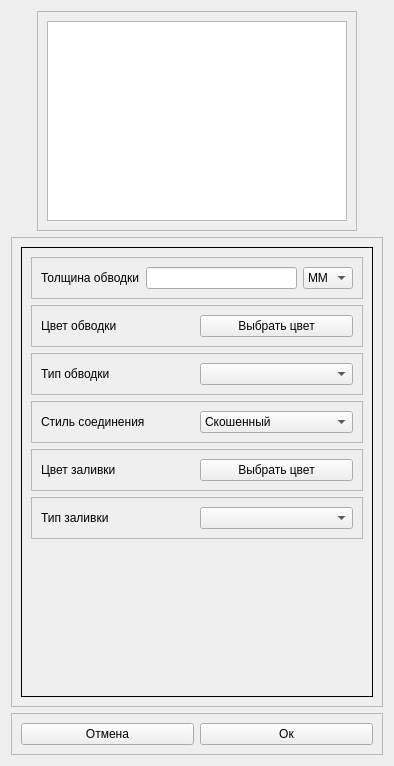
<?xml version="1.0" encoding="UTF-8"?>
<ui version="4.0">
 <class>LIPVectorStyleForm</class>
 <widget class="QWidget" name="LIPVectorStyleForm">
  <property name="geometry">
   <rect>
    <x>0</x>
    <y>0</y>
    <width>394</width>
    <height>766</height>
   </rect>
  </property>
  <property name="windowTitle">
   <string>Form</string>
  </property>
  <layout class="QVBoxLayout" name="verticalLayout">
   <item alignment="Qt::AlignHCenter|Qt::AlignVCenter">
    <widget class="QFrame" name="frame">
     <property name="sizePolicy">
      <sizepolicy hsizetype="Maximum" vsizetype="Maximum">
       <horstretch>0</horstretch>
       <verstretch>0</verstretch>
      </sizepolicy>
     </property>
     <property name="frameShape">
      <enum>QFrame::StyledPanel</enum>
     </property>
     <property name="frameShadow">
      <enum>QFrame::Raised</enum>
     </property>
     <layout class="QHBoxLayout" name="horizontalLayout">
      <item>
       <widget class="QGraphicsView" name="graphicsView">
        <property name="minimumSize">
         <size>
          <width>300</width>
          <height>200</height>
         </size>
        </property>
        <property name="maximumSize">
         <size>
          <width>300</width>
          <height>200</height>
         </size>
        </property>
       </widget>
      </item>
     </layout>
    </widget>
   </item>
   <item>
    <widget class="QFrame" name="frame_2">
     <property name="frameShape">
      <enum>QFrame::StyledPanel</enum>
     </property>
     <property name="frameShadow">
      <enum>QFrame::Raised</enum>
     </property>
     <layout class="QVBoxLayout" name="verticalLayout_2">
      <item>
       <widget class="QStackedWidget" name="stackedWidget">
        <property name="styleSheet">
         <string notr="true">QStackedWidget{
	border:1px solid
}</string>
        </property>
        <property name="currentIndex">
         <number>2</number>
        </property>
        <widget class="QWidget" name="pagePointStyle">
         <layout class="QVBoxLayout" name="verticalLayout_3">
          <item>
           <widget class="QFrame" name="frame_3">
            <property name="frameShape">
             <enum>QFrame::StyledPanel</enum>
            </property>
            <property name="frameShadow">
             <enum>QFrame::Raised</enum>
            </property>
            <layout class="QHBoxLayout" name="horizontalLayout_3">
             <item>
              <widget class="QLabel" name="label">
               <property name="text">
                <string>Размер</string>
               </property>
              </widget>
             </item>
             <item>
              <widget class="QLineEdit" name="lineEditPointSize"/>
             </item>
             <item>
              <widget class="QComboBox" name="comboBoxPointSizeUnit">
               <item>
                <property name="text">
                 <string>MM</string>
                </property>
               </item>
              </widget>
             </item>
            </layout>
           </widget>
          </item>
          <item>
           <widget class="QFrame" name="frame_5">
            <property name="frameShape">
             <enum>QFrame::StyledPanel</enum>
            </property>
            <property name="frameShadow">
             <enum>QFrame::Raised</enum>
            </property>
            <layout class="QHBoxLayout" name="horizontalLayout_2">
             <item>
              <widget class="QLabel" name="label_2">
               <property name="sizePolicy">
                <sizepolicy hsizetype="Maximum" vsizetype="Preferred">
                 <horstretch>0</horstretch>
                 <verstretch>0</verstretch>
                </sizepolicy>
               </property>
               <property name="text">
                <string>Цвет обводки</string>
               </property>
              </widget>
             </item>
             <item>
              <widget class="QPushButton" name="pushButtonPointColor">
               <property name="text">
                <string>Выберите цвет</string>
               </property>
              </widget>
             </item>
            </layout>
           </widget>
          </item>
          <item>
           <widget class="QFrame" name="frame_14">
            <property name="frameShape">
             <enum>QFrame::StyledPanel</enum>
            </property>
            <property name="frameShadow">
             <enum>QFrame::Raised</enum>
            </property>
            <layout class="QHBoxLayout" name="horizontalLayout_12">
             <item>
              <widget class="QLabel" name="label_3">
               <property name="sizePolicy">
                <sizepolicy hsizetype="Maximum" vsizetype="Preferred">
                 <horstretch>0</horstretch>
                 <verstretch>0</verstretch>
                </sizepolicy>
               </property>
               <property name="text">
                <string>Цвет заливки</string>
               </property>
              </widget>
             </item>
             <item>
              <widget class="QPushButton" name="pushButtonPointBrushColor">
               <property name="text">
                <string>Выберите цвет</string>
               </property>
              </widget>
             </item>
            </layout>
           </widget>
          </item>
          <item>
           <widget class="QFrame" name="frame_16">
            <property name="frameShape">
             <enum>QFrame::StyledPanel</enum>
            </property>
            <property name="frameShadow">
             <enum>QFrame::Raised</enum>
            </property>
            <layout class="QHBoxLayout" name="horizontalLayout_14">
             <item>
              <widget class="QLabel" name="label_5">
               <property name="sizePolicy">
                <sizepolicy hsizetype="Maximum" vsizetype="Preferred">
                 <horstretch>0</horstretch>
                 <verstretch>0</verstretch>
                </sizepolicy>
               </property>
               <property name="text">
                <string>Тип заливки</string>
               </property>
              </widget>
             </item>
             <item>
              <widget class="LIPBrushTypeComboBox" name="comboBox"/>
             </item>
            </layout>
           </widget>
          </item>
          <item>
           <widget class="QFrame" name="frame_13">
            <property name="frameShape">
             <enum>QFrame::StyledPanel</enum>
            </property>
            <property name="frameShadow">
             <enum>QFrame::Raised</enum>
            </property>
            <layout class="QGridLayout" name="gridLayout">
             <property name="leftMargin">
              <number>0</number>
             </property>
             <property name="topMargin">
              <number>9</number>
             </property>
             <property name="rightMargin">
              <number>0</number>
             </property>
             <property name="bottomMargin">
              <number>9</number>
             </property>
             <property name="horizontalSpacing">
              <number>0</number>
             </property>
             <property name="verticalSpacing">
              <number>6</number>
             </property>
             <item row="0" column="2">
              <widget class="QPushButton" name="pushButtonTriangleSymbol">
               <property name="sizePolicy">
                <sizepolicy hsizetype="Minimum" vsizetype="Expanding">
                 <horstretch>0</horstretch>
                 <verstretch>0</verstretch>
                </sizepolicy>
               </property>
               <property name="minimumSize">
                <size>
                 <width>40</width>
                 <height>40</height>
                </size>
               </property>
               <property name="maximumSize">
                <size>
                 <width>40</width>
                 <height>40</height>
                </size>
               </property>
               <property name="text">
                <string/>
               </property>
               <property name="icon">
                <iconset resource="icons.qrc">
                 <normaloff>:/images/icons/triangle.png</normaloff>:/images/icons/triangle.png</iconset>
               </property>
               <property name="iconSize">
                <size>
                 <width>35</width>
                 <height>35</height>
                </size>
               </property>
               <property name="checkable">
                <bool>true</bool>
               </property>
              </widget>
             </item>
             <item row="0" column="1">
              <widget class="QPushButton" name="pushButtonCircleSymbol">
               <property name="sizePolicy">
                <sizepolicy hsizetype="Minimum" vsizetype="Expanding">
                 <horstretch>0</horstretch>
                 <verstretch>0</verstretch>
                </sizepolicy>
               </property>
               <property name="minimumSize">
                <size>
                 <width>40</width>
                 <height>40</height>
                </size>
               </property>
               <property name="maximumSize">
                <size>
                 <width>40</width>
                 <height>40</height>
                </size>
               </property>
               <property name="text">
                <string/>
               </property>
               <property name="icon">
                <iconset resource="icons.qrc">
                 <normaloff>:/images/icons/dot.png</normaloff>:/images/icons/dot.png</iconset>
               </property>
               <property name="iconSize">
                <size>
                 <width>35</width>
                 <height>35</height>
                </size>
               </property>
               <property name="checkable">
                <bool>true</bool>
               </property>
              </widget>
             </item>
             <item row="0" column="5">
              <widget class="QPushButton" name="pushButtonRhombusSymbol">
               <property name="sizePolicy">
                <sizepolicy hsizetype="Minimum" vsizetype="Fixed">
                 <horstretch>0</horstretch>
                 <verstretch>0</verstretch>
                </sizepolicy>
               </property>
               <property name="minimumSize">
                <size>
                 <width>40</width>
                 <height>40</height>
                </size>
               </property>
               <property name="maximumSize">
                <size>
                 <width>40</width>
                 <height>40</height>
                </size>
               </property>
               <property name="text">
                <string/>
               </property>
               <property name="icon">
                <iconset resource="icons.qrc">
                 <normaloff>:/images/icons/rhomb.png</normaloff>:/images/icons/rhomb.png</iconset>
               </property>
               <property name="iconSize">
                <size>
                 <width>35</width>
                 <height>35</height>
                </size>
               </property>
               <property name="checkable">
                <bool>true</bool>
               </property>
              </widget>
             </item>
             <item row="0" column="0">
              <widget class="QPushButton" name="pushButtonSquareSymbol">
               <property name="sizePolicy">
                <sizepolicy hsizetype="Expanding" vsizetype="Expanding">
                 <horstretch>0</horstretch>
                 <verstretch>0</verstretch>
                </sizepolicy>
               </property>
               <property name="minimumSize">
                <size>
                 <width>40</width>
                 <height>40</height>
                </size>
               </property>
               <property name="maximumSize">
                <size>
                 <width>40</width>
                 <height>40</height>
                </size>
               </property>
               <property name="text">
                <string/>
               </property>
               <property name="icon">
                <iconset resource="icons.qrc">
                 <normaloff>:/images/icons/square.png</normaloff>:/images/icons/square.png</iconset>
               </property>
               <property name="iconSize">
                <size>
                 <width>35</width>
                 <height>35</height>
                </size>
               </property>
               <property name="checkable">
                <bool>true</bool>
               </property>
              </widget>
             </item>
             <item row="0" column="4">
              <widget class="QPushButton" name="pushButtonInvTriangleSymbol">
               <property name="minimumSize">
                <size>
                 <width>40</width>
                 <height>40</height>
                </size>
               </property>
               <property name="maximumSize">
                <size>
                 <width>40</width>
                 <height>40</height>
                </size>
               </property>
               <property name="text">
                <string/>
               </property>
               <property name="icon">
                <iconset resource="icons.qrc">
                 <normaloff>:/images/icons/invertedTriangle.png</normaloff>:/images/icons/invertedTriangle.png</iconset>
               </property>
               <property name="iconSize">
                <size>
                 <width>35</width>
                 <height>35</height>
                </size>
               </property>
              </widget>
             </item>
             <item row="0" column="6">
              <widget class="QPushButton" name="pushButtonLoadImage">
               <property name="minimumSize">
                <size>
                 <width>40</width>
                 <height>40</height>
                </size>
               </property>
               <property name="maximumSize">
                <size>
                 <width>40</width>
                 <height>40</height>
                </size>
               </property>
               <property name="text">
                <string/>
               </property>
               <property name="icon">
                <iconset resource="icons.qrc">
                 <normaloff>:/images/icons/folder.png</normaloff>:/images/icons/folder.png</iconset>
               </property>
               <property name="iconSize">
                <size>
                 <width>35</width>
                 <height>35</height>
                </size>
               </property>
              </widget>
             </item>
            </layout>
           </widget>
          </item>
          <item>
           <spacer name="verticalSpacer_2">
            <property name="orientation">
             <enum>Qt::Vertical</enum>
            </property>
            <property name="sizeHint" stdset="0">
             <size>
              <width>20</width>
              <height>40</height>
             </size>
            </property>
           </spacer>
          </item>
         </layout>
        </widget>
        <widget class="QWidget" name="pageLIneStyle">
         <layout class="QVBoxLayout" name="verticalLayout_4">
          <item>
           <widget class="QFrame" name="frame_6">
            <property name="frameShape">
             <enum>QFrame::StyledPanel</enum>
            </property>
            <property name="frameShadow">
             <enum>QFrame::Raised</enum>
            </property>
            <layout class="QHBoxLayout" name="horizontalLayout_5">
             <item>
              <widget class="QLabel" name="labelLineWidth">
               <property name="text">
                <string>Толщина линии</string>
               </property>
              </widget>
             </item>
             <item>
              <widget class="QLineEdit" name="lineEditLineWidth"/>
             </item>
             <item>
              <widget class="QComboBox" name="comboBoxPointSizeUnit_2">
               <item>
                <property name="text">
                 <string>MM</string>
                </property>
               </item>
              </widget>
             </item>
            </layout>
           </widget>
          </item>
          <item>
           <widget class="QFrame" name="frame_7">
            <property name="frameShape">
             <enum>QFrame::StyledPanel</enum>
            </property>
            <property name="frameShadow">
             <enum>QFrame::Raised</enum>
            </property>
            <layout class="QHBoxLayout" name="horizontalLayout_6">
             <item>
              <widget class="QLabel" name="labelLineColor">
               <property name="sizePolicy">
                <sizepolicy hsizetype="Maximum" vsizetype="Preferred">
                 <horstretch>0</horstretch>
                 <verstretch>0</verstretch>
                </sizepolicy>
               </property>
               <property name="text">
                <string>Цвет линии</string>
               </property>
              </widget>
             </item>
             <item>
              <widget class="QPushButton" name="pushButtonLineColor">
               <property name="text">
                <string>Выбрать цвет</string>
               </property>
              </widget>
             </item>
            </layout>
           </widget>
          </item>
          <item>
           <widget class="QFrame" name="frame_8">
            <property name="frameShape">
             <enum>QFrame::StyledPanel</enum>
            </property>
            <property name="frameShadow">
             <enum>QFrame::Raised</enum>
            </property>
            <layout class="QHBoxLayout" name="horizontalLayout_7">
             <item>
              <widget class="QLabel" name="labelLineStyle">
               <property name="sizePolicy">
                <sizepolicy hsizetype="Maximum" vsizetype="Preferred">
                 <horstretch>0</horstretch>
                 <verstretch>0</verstretch>
                </sizepolicy>
               </property>
               <property name="text">
                <string>Тип линии</string>
               </property>
              </widget>
             </item>
             <item>
              <widget class="LIPPenTypeComboBox" name="comboBoxLinePenStyle"/>
             </item>
            </layout>
           </widget>
          </item>
          <item>
           <widget class="QFrame" name="frame_15">
            <property name="frameShape">
             <enum>QFrame::StyledPanel</enum>
            </property>
            <property name="frameShadow">
             <enum>QFrame::Raised</enum>
            </property>
            <layout class="QHBoxLayout" name="horizontalLayout_13">
             <item>
              <widget class="QLabel" name="label_4">
               <property name="text">
                <string>Стиль конечных точек</string>
               </property>
              </widget>
             </item>
             <item>
              <widget class="QComboBox" name="comboBoxLineCapStyle">
               <property name="iconSize">
                <size>
                 <width>16</width>
                 <height>16</height>
                </size>
               </property>
               <item>
                <property name="text">
                 <string>Квадратный</string>
                </property>
                <property name="icon">
                 <iconset resource="icons.qrc">
                  <normaloff>:/images/icons/qpen-square.png</normaloff>:/images/icons/qpen-square.png</iconset>
                </property>
               </item>
               <item>
                <property name="text">
                 <string>Плоский</string>
                </property>
                <property name="icon">
                 <iconset resource="icons.qrc">
                  <normaloff>:/images/icons/qpen-flat.png</normaloff>:/images/icons/qpen-flat.png</iconset>
                </property>
               </item>
               <item>
                <property name="text">
                 <string>Закругленный</string>
                </property>
                <property name="icon">
                 <iconset resource="icons.qrc">
                  <normaloff>:/images/icons/qpen-roundcap.png</normaloff>:/images/icons/qpen-roundcap.png</iconset>
                </property>
               </item>
              </widget>
             </item>
            </layout>
           </widget>
          </item>
          <item>
           <widget class="QFrame" name="frame_17">
            <property name="frameShape">
             <enum>QFrame::StyledPanel</enum>
            </property>
            <property name="frameShadow">
             <enum>QFrame::Raised</enum>
            </property>
            <layout class="QHBoxLayout" name="horizontalLayout_15">
             <item>
              <widget class="QLabel" name="label_6">
               <property name="text">
                <string>Стиль соединения</string>
               </property>
              </widget>
             </item>
             <item>
              <widget class="QComboBox" name="comboBoxLineJoinStyle">
               <item>
                <property name="text">
                 <string>Скошенный</string>
                </property>
                <property name="icon">
                 <iconset resource="icons.qrc">
                  <normaloff>:/images/icons/beveled-corner(1).png</normaloff>:/images/icons/beveled-corner(1).png</iconset>
                </property>
               </item>
               <item>
                <property name="text">
                 <string>Под углом</string>
                </property>
                <property name="icon">
                 <iconset resource="icons.qrc">
                  <normaloff>:/images/icons/miter-join.png</normaloff>:/images/icons/miter-join.png</iconset>
                </property>
               </item>
               <item>
                <property name="text">
                 <string>Скругленный</string>
                </property>
                <property name="icon">
                 <iconset resource="icons.qrc">
                  <normaloff>:/images/icons/round-join.png</normaloff>:/images/icons/round-join.png</iconset>
                </property>
               </item>
              </widget>
             </item>
            </layout>
           </widget>
          </item>
          <item>
           <widget class="QFrame" name="frame_18">
            <property name="frameShape">
             <enum>QFrame::StyledPanel</enum>
            </property>
            <property name="frameShadow">
             <enum>QFrame::Raised</enum>
            </property>
            <layout class="QHBoxLayout" name="horizontalLayout_16">
             <item>
              <widget class="QCheckBox" name="checkBox">
               <property name="text">
                <string>Пользовательский пунктир</string>
               </property>
              </widget>
             </item>
            </layout>
           </widget>
          </item>
          <item>
           <widget class="QFrame" name="frameTableWidgetCustomDashLIne">
            <property name="frameShape">
             <enum>QFrame::StyledPanel</enum>
            </property>
            <property name="frameShadow">
             <enum>QFrame::Raised</enum>
            </property>
            <layout class="QHBoxLayout" name="horizontalLayout_17">
             <item>
              <widget class="QTableWidget" name="tableWidgetCustomDashLine">
               <column>
                <property name="text">
                 <string>Длина пунктира</string>
                </property>
               </column>
               <column>
                <property name="text">
                 <string>Длина штриха</string>
                </property>
               </column>
              </widget>
             </item>
             <item>
              <widget class="QFrame" name="frame_20">
               <property name="frameShape">
                <enum>QFrame::StyledPanel</enum>
               </property>
               <property name="frameShadow">
                <enum>QFrame::Raised</enum>
               </property>
               <layout class="QVBoxLayout" name="verticalLayout_6">
                <item>
                 <widget class="QPushButton" name="pushButtonAddRow">
                  <property name="text">
                   <string>+</string>
                  </property>
                 </widget>
                </item>
                <item>
                 <widget class="QPushButton" name="pushButtonDeleteRow">
                  <property name="text">
                   <string>-</string>
                  </property>
                 </widget>
                </item>
                <item>
                 <widget class="QPushButton" name="pushButtonAplyCustomDashLine">
                  <property name="text">
                   <string>Применить</string>
                  </property>
                 </widget>
                </item>
               </layout>
              </widget>
             </item>
            </layout>
           </widget>
          </item>
         </layout>
        </widget>
        <widget class="QWidget" name="pagePolyStyle">
         <layout class="QVBoxLayout" name="verticalLayout_5">
          <item>
           <widget class="QFrame" name="frame_10">
            <property name="frameShape">
             <enum>QFrame::StyledPanel</enum>
            </property>
            <property name="frameShadow">
             <enum>QFrame::Raised</enum>
            </property>
            <layout class="QHBoxLayout" name="horizontalLayout_9">
             <item>
              <widget class="QLabel" name="labelBorderWidth">
               <property name="text">
                <string>Толщина обводки</string>
               </property>
              </widget>
             </item>
             <item>
              <widget class="QLineEdit" name="lineEditPolyBorderWidth"/>
             </item>
             <item>
              <widget class="QComboBox" name="comboBoxPointSizeUnit_3">
               <item>
                <property name="text">
                 <string>MM</string>
                </property>
               </item>
              </widget>
             </item>
            </layout>
           </widget>
          </item>
          <item>
           <widget class="QFrame" name="frame_9">
            <property name="frameShape">
             <enum>QFrame::StyledPanel</enum>
            </property>
            <property name="frameShadow">
             <enum>QFrame::Raised</enum>
            </property>
            <layout class="QHBoxLayout" name="horizontalLayout_8">
             <item>
              <widget class="QLabel" name="labelBorderColor">
               <property name="text">
                <string>Цвет обводки</string>
               </property>
              </widget>
             </item>
             <item>
              <widget class="QPushButton" name="pushButtonPolyBorderColor">
               <property name="text">
                <string>Выбрать цвет</string>
               </property>
              </widget>
             </item>
            </layout>
           </widget>
          </item>
          <item>
           <widget class="QFrame" name="frame_11">
            <property name="frameShape">
             <enum>QFrame::StyledPanel</enum>
            </property>
            <property name="frameShadow">
             <enum>QFrame::Raised</enum>
            </property>
            <layout class="QHBoxLayout" name="horizontalLayout_10">
             <item>
              <widget class="QLabel" name="labelPolyColor">
               <property name="text">
                <string>Тип обводки</string>
               </property>
              </widget>
             </item>
             <item>
              <widget class="LIPPenTypeComboBox" name="comboBoxPolyBorderStyle"/>
             </item>
            </layout>
           </widget>
          </item>
          <item>
           <widget class="QFrame" name="frame_21">
            <property name="frameShape">
             <enum>QFrame::StyledPanel</enum>
            </property>
            <property name="frameShadow">
             <enum>QFrame::Raised</enum>
            </property>
            <layout class="QHBoxLayout" name="horizontalLayout_19">
             <item>
              <widget class="QLabel" name="label_7">
               <property name="text">
                <string>Стиль соединения</string>
               </property>
              </widget>
             </item>
             <item>
              <widget class="QComboBox" name="comboBoxPolyBorderJoinStyle">
               <item>
                <property name="text">
                 <string>Скошенный</string>
                </property>
                <property name="icon">
                 <iconset resource="icons.qrc">
                  <normaloff>:/images/icons/beveled-corner(1).png</normaloff>:/images/icons/beveled-corner(1).png</iconset>
                </property>
               </item>
               <item>
                <property name="text">
                 <string>Под углом</string>
                </property>
                <property name="icon">
                 <iconset resource="icons.qrc">
                  <normaloff>:/images/icons/miter-join.png</normaloff>:/images/icons/miter-join.png</iconset>
                </property>
               </item>
               <item>
                <property name="text">
                 <string>Скругленный</string>
                </property>
                <property name="icon">
                 <iconset resource="icons.qrc">
                  <normaloff>:/images/icons/round-join.png</normaloff>:/images/icons/round-join.png</iconset>
                </property>
               </item>
              </widget>
             </item>
            </layout>
           </widget>
          </item>
          <item>
           <widget class="QFrame" name="frame_12">
            <property name="frameShape">
             <enum>QFrame::StyledPanel</enum>
            </property>
            <property name="frameShadow">
             <enum>QFrame::Raised</enum>
            </property>
            <layout class="QHBoxLayout" name="horizontalLayout_11">
             <item>
              <widget class="QLabel" name="labelPolyType">
               <property name="text">
                <string>Цвет заливки</string>
               </property>
              </widget>
             </item>
             <item>
              <widget class="QPushButton" name="pushButtonPolygonBrushColor">
               <property name="text">
                <string>Выбрать цвет</string>
               </property>
              </widget>
             </item>
            </layout>
           </widget>
          </item>
          <item>
           <widget class="QFrame" name="frame_19">
            <property name="frameShape">
             <enum>QFrame::StyledPanel</enum>
            </property>
            <property name="frameShadow">
             <enum>QFrame::Raised</enum>
            </property>
            <layout class="QHBoxLayout" name="horizontalLayout_18">
             <item>
              <widget class="QLabel" name="labelPolyType_2">
               <property name="text">
                <string>Тип заливки</string>
               </property>
              </widget>
             </item>
             <item>
              <widget class="LIPBrushTypeComboBox" name="comboBoxPolyBrushStyle"/>
             </item>
            </layout>
           </widget>
          </item>
          <item>
           <spacer name="verticalSpacer">
            <property name="orientation">
             <enum>Qt::Vertical</enum>
            </property>
            <property name="sizeHint" stdset="0">
             <size>
              <width>20</width>
              <height>40</height>
             </size>
            </property>
           </spacer>
          </item>
         </layout>
        </widget>
       </widget>
      </item>
     </layout>
    </widget>
   </item>
   <item>
    <widget class="QFrame" name="frame_4">
     <property name="frameShape">
      <enum>QFrame::StyledPanel</enum>
     </property>
     <property name="frameShadow">
      <enum>QFrame::Raised</enum>
     </property>
     <layout class="QHBoxLayout" name="horizontalLayout_4">
      <item>
       <widget class="QPushButton" name="pushButtonCancel">
        <property name="text">
         <string>Отмена</string>
        </property>
       </widget>
      </item>
      <item>
       <widget class="QPushButton" name="pushButtonOk">
        <property name="text">
         <string>Ок</string>
        </property>
       </widget>
      </item>
     </layout>
    </widget>
   </item>
  </layout>
 </widget>
 <customwidgets>
  <customwidget>
   <class>LIPPenTypeComboBox</class>
   <extends>QComboBox</extends>
   <header>lippentypecombobox.h</header>
  </customwidget>
  <customwidget>
   <class>LIPBrushTypeComboBox</class>
   <extends>QComboBox</extends>
   <header>lipbrushtypecombobox.h</header>
  </customwidget>
 </customwidgets>
 <resources>
  <include location="icons.qrc"/>
 </resources>
 <connections/>
</ui>
